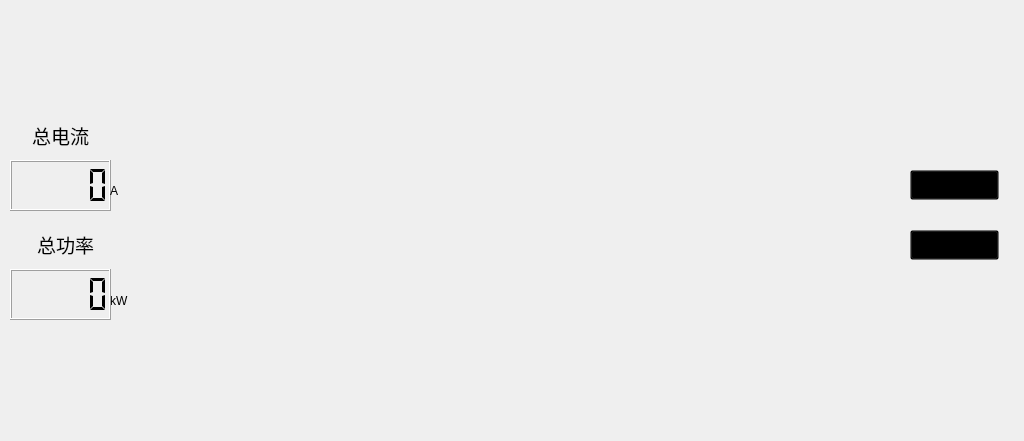
<?xml version="1.0" encoding="UTF-8"?>
<ui version="4.0">
 <class>HomeWid</class>
 <widget class="QWidget" name="HomeWid">
  <property name="geometry">
   <rect>
    <x>0</x>
    <y>0</y>
    <width>1024</width>
    <height>441</height>
   </rect>
  </property>
  <property name="windowTitle">
   <string>Form</string>
  </property>
  <widget class="QWidget" name="widget_1" native="true">
   <property name="geometry">
    <rect>
     <x>220</x>
     <y>54</y>
     <width>96</width>
     <height>96</height>
    </rect>
   </property>
   <property name="styleSheet">
    <string notr="true"/>
   </property>
  </widget>
  <widget class="QWidget" name="widget_2" native="true">
   <property name="geometry">
    <rect>
     <x>220</x>
     <y>300</y>
     <width>96</width>
     <height>96</height>
    </rect>
   </property>
   <property name="styleSheet">
    <string notr="true"/>
   </property>
  </widget>
  <widget class="QWidget" name="widget_3" native="true">
   <property name="geometry">
    <rect>
     <x>360</x>
     <y>54</y>
     <width>96</width>
     <height>96</height>
    </rect>
   </property>
   <property name="styleSheet">
    <string notr="true"/>
   </property>
  </widget>
  <widget class="QWidget" name="widget_4" native="true">
   <property name="geometry">
    <rect>
     <x>360</x>
     <y>300</y>
     <width>96</width>
     <height>96</height>
    </rect>
   </property>
   <property name="styleSheet">
    <string notr="true"/>
   </property>
  </widget>
  <widget class="QWidget" name="widget_5" native="true">
   <property name="geometry">
    <rect>
     <x>510</x>
     <y>54</y>
     <width>96</width>
     <height>96</height>
    </rect>
   </property>
   <property name="styleSheet">
    <string notr="true"/>
   </property>
  </widget>
  <widget class="QWidget" name="widget_6" native="true">
   <property name="geometry">
    <rect>
     <x>510</x>
     <y>300</y>
     <width>96</width>
     <height>96</height>
    </rect>
   </property>
   <property name="styleSheet">
    <string notr="true"/>
   </property>
  </widget>
  <widget class="QWidget" name="widget_7" native="true">
   <property name="geometry">
    <rect>
     <x>670</x>
     <y>54</y>
     <width>96</width>
     <height>96</height>
    </rect>
   </property>
   <property name="styleSheet">
    <string notr="true"/>
   </property>
  </widget>
  <widget class="QWidget" name="widget_8" native="true">
   <property name="geometry">
    <rect>
     <x>670</x>
     <y>300</y>
     <width>96</width>
     <height>96</height>
    </rect>
   </property>
   <property name="styleSheet">
    <string notr="true"/>
   </property>
  </widget>
  <widget class="QWidget" name="widget_9" native="true">
   <property name="geometry">
    <rect>
     <x>820</x>
     <y>54</y>
     <width>96</width>
     <height>96</height>
    </rect>
   </property>
   <property name="styleSheet">
    <string notr="true"/>
   </property>
  </widget>
  <widget class="QWidget" name="widget_10" native="true">
   <property name="geometry">
    <rect>
     <x>820</x>
     <y>300</y>
     <width>96</width>
     <height>96</height>
    </rect>
   </property>
   <property name="styleSheet">
    <string notr="true"/>
   </property>
  </widget>
  <widget class="QPushButton" name="downBtn">
   <property name="geometry">
    <rect>
     <x>910</x>
     <y>230</y>
     <width>89</width>
     <height>30</height>
    </rect>
   </property>
   <property name="styleSheet">
    <string notr="true">background-color: transparent;</string>
   </property>
   <property name="text">
    <string/>
   </property>
   <property name="icon">
    <iconset resource="../images.qrc">
     <normaloff>:/new/prefix1/image/next.png</normaloff>:/new/prefix1/image/next.png</iconset>
   </property>
   <property name="iconSize">
    <size>
     <width>89</width>
     <height>30</height>
    </size>
   </property>
  </widget>
  <widget class="QPushButton" name="upBtn">
   <property name="geometry">
    <rect>
     <x>910</x>
     <y>170</y>
     <width>89</width>
     <height>30</height>
    </rect>
   </property>
   <property name="styleSheet">
    <string notr="true">background-color: transparent;</string>
   </property>
   <property name="text">
    <string/>
   </property>
   <property name="icon">
    <iconset resource="../images.qrc">
     <normaloff>:/new/prefix1/image/last.png</normaloff>:/new/prefix1/image/last.png</iconset>
   </property>
   <property name="iconSize">
    <size>
     <width>89</width>
     <height>30</height>
    </size>
   </property>
  </widget>
  <widget class="QLabel" name="label">
   <property name="geometry">
    <rect>
     <x>20</x>
     <y>120</y>
     <width>81</width>
     <height>31</height>
    </rect>
   </property>
   <property name="font">
    <font>
     <family>AR PL UKai CN</family>
     <pointsize>14</pointsize>
     <weight>50</weight>
     <bold>false</bold>
     <stylestrategy>PreferAntialias</stylestrategy>
    </font>
   </property>
   <property name="text">
    <string>总电流</string>
   </property>
   <property name="alignment">
    <set>Qt::AlignCenter</set>
   </property>
  </widget>
  <widget class="QLabel" name="label_2">
   <property name="geometry">
    <rect>
     <x>20</x>
     <y>229</y>
     <width>91</width>
     <height>31</height>
    </rect>
   </property>
   <property name="font">
    <font>
     <family>AR PL UKai CN</family>
     <pointsize>14</pointsize>
     <weight>50</weight>
     <bold>false</bold>
    </font>
   </property>
   <property name="text">
    <string>总功率</string>
   </property>
   <property name="alignment">
    <set>Qt::AlignCenter</set>
   </property>
  </widget>
  <widget class="QLCDNumber" name="curLcd">
   <property name="geometry">
    <rect>
     <x>10</x>
     <y>160</y>
     <width>101</width>
     <height>51</height>
    </rect>
   </property>
   <property name="font">
    <font>
     <pointsize>12</pointsize>
     <weight>75</weight>
     <bold>true</bold>
    </font>
   </property>
   <property name="segmentStyle">
    <enum>QLCDNumber::Flat</enum>
   </property>
  </widget>
  <widget class="QLabel" name="label_3">
   <property name="geometry">
    <rect>
     <x>110</x>
     <y>180</y>
     <width>21</width>
     <height>21</height>
    </rect>
   </property>
   <property name="text">
    <string>A</string>
   </property>
  </widget>
  <widget class="QLabel" name="label_4">
   <property name="geometry">
    <rect>
     <x>110</x>
     <y>290</y>
     <width>41</width>
     <height>21</height>
    </rect>
   </property>
   <property name="text">
    <string>kW</string>
   </property>
  </widget>
  <widget class="QLCDNumber" name="powLcd">
   <property name="geometry">
    <rect>
     <x>10</x>
     <y>269</y>
     <width>101</width>
     <height>51</height>
    </rect>
   </property>
   <property name="font">
    <font>
     <weight>75</weight>
     <bold>true</bold>
    </font>
   </property>
   <property name="segmentStyle">
    <enum>QLCDNumber::Flat</enum>
   </property>
  </widget>
  <widget class="QWidget" name="widget" native="true">
   <property name="geometry">
    <rect>
     <x>130</x>
     <y>130</y>
     <width>691</width>
     <height>191</height>
    </rect>
   </property>
   <property name="styleSheet">
    <string notr="true">border-image: url(:/new/prefix1/image/branchs.png);</string>
   </property>
  </widget>
 </widget>
 <resources>
  <include location="../images.qrc"/>
 </resources>
 <connections/>
</ui>
